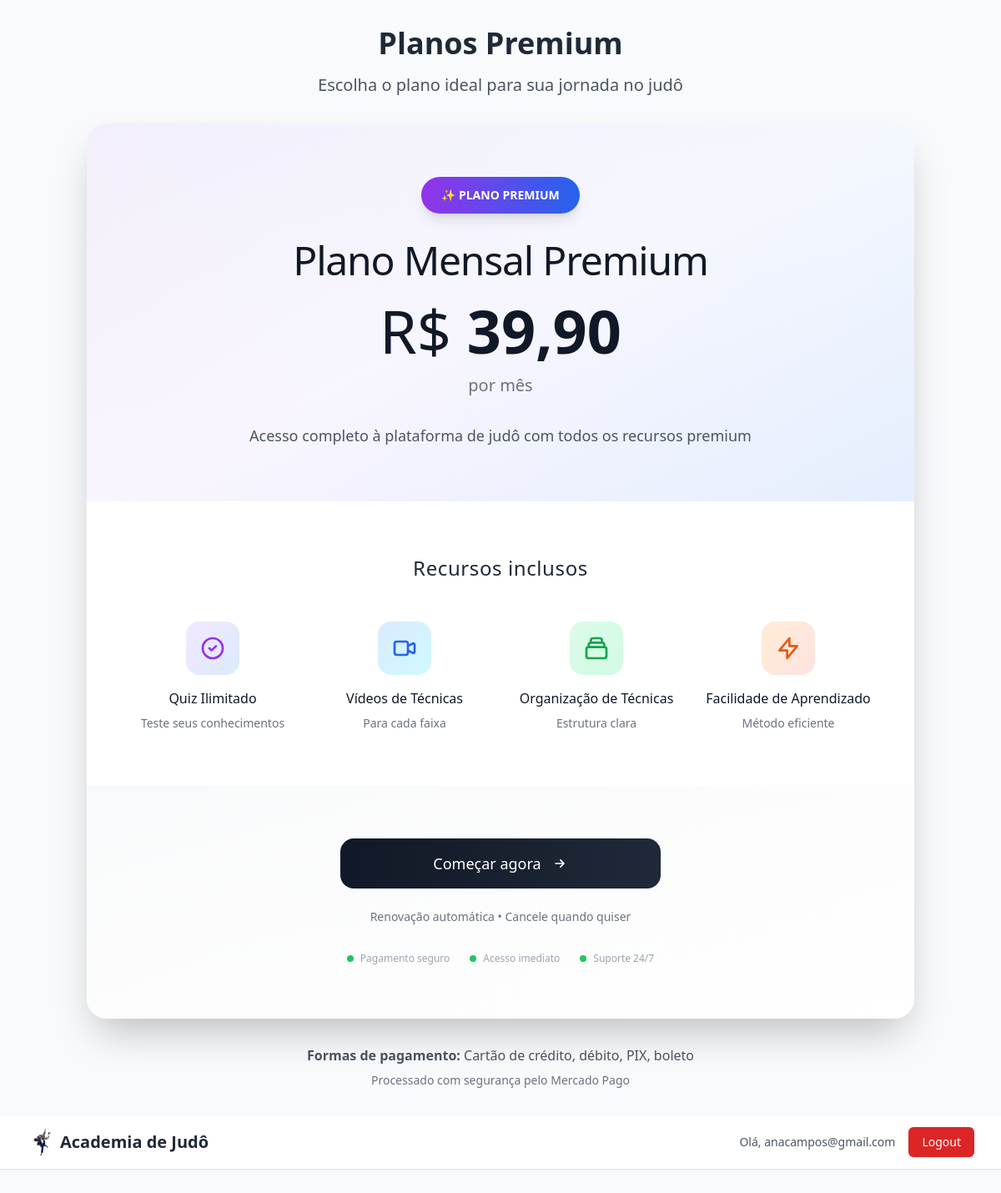
Page /payments/planos/ (signed in) on the committed database.
### payments/models.py (models this page shows, shortened)
class PlanoPremium(models.Model):
    nome = models.CharField(max_length=100, verbose_name="Nome do plano")
    descricao = models.TextField(verbose_name="Descrição")
    preco = models.DecimalField(max_digits=10, decimal_places=2, verbose_name="Preço")
    duracao_dias = models.PositiveIntegerField(verbose_name="Duração em dias")
    ativo = models.BooleanField(default=True, verbose_name="Plano ativo")
    acesso_ilimitado_quiz = models.BooleanField(default=True, verbose_name="Acesso ilimitado ao quiz")
    relatorios_detalhados = models.BooleanField(default=True, verbose_name="Relatórios detalhados")
    suporte_prioritario = models.BooleanField(default=False, verbose_name="Suporte prioritário")
    imagem_1 = models.ImageField(upload_to='planos/imagens/', null=True, blank=True, verbose_name="Imagem 1 - Quiz e Aprendizado")
    imagem_2 = models.ImageField(upload_to='planos/imagens/', null=True, blank=True, verbose_name="Imagem 2 - Vídeos de Técnicas")
    imagem_3 = models.ImageField(upload_to='planos/imagens/', null=True, blank=True, verbose_name="Imagem 3 - Organização e Estrutura")
    data_criacao = models.DateTimeField(auto_now_add=True)
    class Meta:
        verbose_name = "Plano Premium"
        verbose_name_plural = "Planos Premium"

### payments/views.py (the view, shortened to what this page needs)
# urls.py: path('planos/', views.listar_planos, name='planos'),
@login_required
def listar_planos(request):
    plano_mensal = PlanoPremium.objects.filter(ativo=True, preco=39.90).first()
    assinatura_ativa = Assinatura.objects.filter(
        usuario=request.user,
        status='ativa',
        data_vencimento__gt=timezone.now()
    ).first()
    return render(request, 'payments/planos.html', {
        'plano': plano_mensal,  # Enviar apenas um plano
        'assinatura_ativa': assinatura_ativa
    })

### payments/security.py (called while the page is built)
    def __call__(self, request):
        response = self.get_response(request)
        response['X-Content-Type-Options'] = 'nosniff'
        response['X-Frame-Options'] = 'DENY'
        response['X-XSS-Protection'] = '1; mode=block'
        response['Strict-Transport-Security'] = 'max-age=31536000; includeSubDomains'
        response['Referrer-Policy'] = 'strict-origin-when-cross-origin'
        return response

### payments/templates/payments/planos.html (shortened to what this page needs)
{% load static %}
<!DOCTYPE html>
<html lang="pt-br">
<head>
    <script src="https://cdn.tailwindcss.com"></script>
</head>
<body class="bg-gray-50 font-sans">
<div class="container mx-auto px-4 py-8">
    <div class="text-center mb-8">
        {% if assinatura_ativa %}
            <div class="bg-green-100 border border-green-400 text-green-700 px-4 py-3 rounded mb-6">
                <h2 class="text-2xl font-bold mb-2">🎉 Você já tem acesso premium!</h2>
                <p class="text-lg">Sua assinatura está ativa até: <strong>{{ assinatura_ativa.data_vencimento|date:"d/m/Y" }}</strong></p>
                <div class="space-x-4">
                    <a href="{% url 'index' %}" class="inline-block bg-green-600 hover:bg-green-700 text-white font-bold py-2 px-6 rounded-lg transition duration-200">
                        Acessar Conteúdo Premium
                    </a>
                    <a href="{% url 'payments:assinaturas' %}" class="inline-block bg-blue-600 hover:bg-blue-700 text-white font-bold py-2 px-6 rounded-lg transition duration-200">
                        Gerenciar Assinatura
                    </a>
                </div>
            </div>
        {% else %}
            <h1 class="text-4xl font-bold text-gray-800 mb-4">Planos Premium</h1>
            <p class="text-xl text-gray-600">Escolha o plano ideal para sua jornada no judô</p>
        {% endif %}
    </div>
    {% if not assinatura_ativa %}
    <div class="flex justify-center">
        {% if plano %}
        <div class="bg-white rounded-3xl shadow-2xl border-0 p-0 max-w-5xl w-full relative plano-container overflow-hidden">
            <div class="bg-gradient-to-br from-slate-50 via-white to-blue-50 px-12 py-16 text-center relative">
                <div class="absolute inset-0 bg-gradient-to-r from-purple-600/5 to-blue-600/5"></div>
                <div class="relative z-10">
                    <div class="inline-flex items-center px-6 py-3 rounded-full bg-gradient-to-r from-purple-600 to-blue-600 text-white text-sm font-semibold mb-8 shadow-lg">
                        ✨ PLANO PREMIUM
                    </div>
                    <h3 class="text-5xl font-light text-gray-900 mb-6 tracking-tight">{{ plano.nome }}</h3>
                    <div class="text-7xl font-thin text-gray-900 mb-4">
                        R$ <span class="font-bold">{{ plano.preco|floatformat:2 }}</span>
                    </div>
                    <p class="text-xl text-gray-500 mb-8 font-light">por mês</p>
                    <p class="text-lg text-gray-600 max-w-2xl mx-auto leading-relaxed font-light">{{ plano.descricao }}</p>
                </div>
            </div>
            <div class="px-12 py-16 bg-white">
                <div class="max-w-4xl mx-auto">
                    <h4 class="text-2xl font-light text-gray-800 mb-12 text-center tracking-wide">Recursos inclusos</h4>
                    <div class="grid grid-cols-1 md:grid-cols-2 lg:grid-cols-4 gap-6">
                        <div class="text-center group">
                            <div class="w-16 h-16 mx-auto mb-4 bg-gradient-to-br from-purple-100 to-blue-100 rounded-2xl flex items-center justify-center group-hover:scale-110 transition-transform duration-300">
                                <svg class="w-8 h-8 text-purple-600" fill="none" stroke="currentColor" viewBox="0 0 24 24">
                                    <path stroke-linecap="round" stroke-linejoin="round" stroke-width="2" d="M9 12l2 2 4-4m6 2a9 9 0 11-18 0 9 9 0 0118 0z"></path>
                                </svg>
                            </div>
                            <h5 class="font-medium text-gray-900 mb-2">Quiz Ilimitado</h5>
                            <p class="text-sm text-gray-500">Teste seus conhecimentos</p>
                        </div>
                        <div class="text-center group">
                            <div class="w-16 h-16 mx-auto mb-4 bg-gradient-to-br from-blue-100 to-cyan-100 rounded-2xl flex items-center justify-center group-hover:scale-110 transition-transform duration-300">
                                <svg class="w-8 h-8 text-blue-600" fill="none" stroke="currentColor" viewBox="0 0 24 24">
                                    <path stroke-linecap="round" stroke-linejoin="round" stroke-width="2" d="M15 10l4.553-2.276A1 1 0 0121 8.618v6.764a1 1 0 01-1.447.894L15 14M5 18h8a2 2 0 002-2V8a2 2 0 00-2-2H5a2 2 0 00-2 2v8a2 2 0 002 2z"></path>
                                </svg>
                            </div>
                            <h5 class="font-medium text-gray-900 mb-2">Vídeos de Técnicas</h5>
                            <p class="text-sm text-gray-500">Para cada faixa</p>
                        </div>
                        <div class="text-center group">
                            <div class="w-16 h-16 mx-auto mb-4 bg-gradient-to-br from-green-100 to-emerald-100 rounded-2xl flex items-center justify-center group-hover:scale-110 transition-transform duration-300">
                            </div>
                            <h5 class="font-medium text-gray-900 mb-2">Organização de Técnicas</h5>
                            <p class="text-sm text-gray-500">Estrutura clara</p>
                        </div>
                        <div class="text-center group">
                            <div class="w-16 h-16 mx-auto mb-4 bg-gradient-to-br from-orange-100 to-red-100 rounded-2xl flex items-center justify-center group-hover:scale-110 transition-transform duration-300">
                                <svg class="w-8 h-8 text-orange-600" fill="none" stroke="currentColor" viewBox="0 0 24 24">
                                    <path stroke-linecap="round" stroke-linejoin="round" stroke-width="2" d="M13 10V3L4 14h7v7l9-11h-7z"></path>
                                </svg>
                            </div>
                            <h5 class="font-medium text-gray-900 mb-2">Facilidade de Aprendizado</h5>
                            <p class="text-sm text-gray-500">Método eficiente</p>
                        </div>
                    </div>
                </div>
            </div>
            <div class="px-12 py-16 bg-gradient-to-br from-gray-50 to-white">
                <div class="text-center max-w-2xl mx-auto">
                    <a href="{% url 'payments:escolher_plano' plano.id %}"
                       class="group inline-flex items-center justify-center w-full max-w-sm bg-gradient-to-r from-gray-900 to-gray-800 hover:from-gray-800 hover:to-gray-700 text-white font-medium py-4 px-8 rounded-2xl transition-all duration-300 transform hover:scale-105 hover:shadow-2xl text-lg"
                       onclick="console.log('Clicando no plano {{ plano.id }}'); return true;">
                        <span class="mr-3">Começar agora</span>
                        <svg class="w-5 h-5 group-hover:translate-x-1 transition-transform duration-300" fill="none" stroke="currentColor" viewBox="0 0 24 24">
                            <path stroke-linecap="round" stroke-linejoin="round" stroke-width="2" d="M13 7l5 5m0 0l-5 5m5-5H6"></path>
                        </svg>
                    </a>
                    <p class="text-sm text-gray-500 mt-6 font-light">Renovação automática • Cancele quando quiser</p>
                    <div class="mt-8 flex justify-center items-center space-x-6 text-xs text-gray-400">
                        <div class="flex items-center">
                            <div class="w-2 h-2 bg-green-500 rounded-full mr-2"></div>
                            Pagamento seguro
                        </div>
                        <div class="flex items-center">
                            <div class="w-2 h-2 bg-green-500 rounded-full mr-2"></div>
                            Acesso imediato
                        </div>
                        <div class="flex items-center">
                            <div class="w-2 h-2 bg-green-500 rounded-full mr-2"></div>
                            Suporte 24/7
                        </div>
                    </div>
                </div>
            </div>
        </div>
        {% endif %}
    </div>
    <div class="text-center mt-8">
        <p class="text-gray-600">
            <strong>Formas de pagamento:</strong> Cartão de crédito, débito, PIX, boleto
        </p>
        <p class="text-sm text-gray-500 mt-2">
            Processado com segurança pelo Mercado Pago
        </p>
    </div>
    {% endif %}
</div>
<header class="bg-white shadow-sm border-b border-gray-200 mb-8">
    <div class="max-w-7xl mx-auto px-4 sm:px-6 lg:px-8">
        <div class="flex justify-between items-center h-16">
            <div class="flex items-center">
                <a href="{% url 'index' %}" class="flex items-center space-x-2">
                    <img src="{% static 'judo.png' %}" alt="Judo" class="h-8 w-8">
                    <span class="text-xl font-bold text-gray-800">Academia de Judô</span>
                </a>
            </div>
            <div class="flex items-center space-x-4">
                {% if user.is_authenticated %}
                    <span class="text-sm text-gray-600">Olá, {{ user.first_name|default:user.username }}</span>
                    <form method="post" action="{% url 'logout' %}" class="inline">
                        <button type="submit" class="bg-red-600 hover:bg-red-700 text-white px-4 py-2 rounded-md text-sm font-medium">
                            Logout
                        </button>
                    </form>
                {% else %}
                    <a href="{% url 'login' %}" class="bg-blue-600 hover:bg-blue-700 text-white px-4 py-2 rounded-md text-sm font-medium">
                        Login
                    </a>
                {% endif %}
            </div>
        </div>
    </div>
</header>
</body>
</html>

### rows in the picture
PlanoPremium: nome "Plano Mensal Premium", preco "39,90", descricao "Acesso completo à plataforma de judô com todos os recursos premium"

### other values in the picture
{{ user.first_name|default:user.username }} "anacampos@gmail.com"
